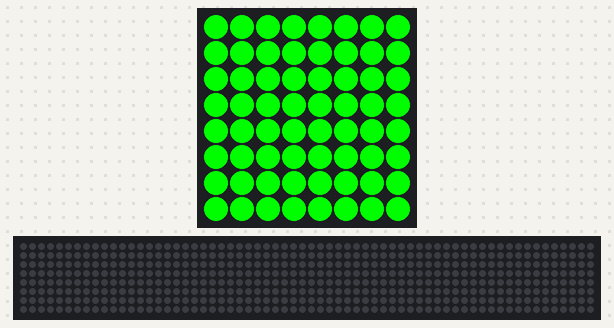
This program was run on a simulated Raspberry Pi (BCM pin numbers) with a Sense HAT. Parts: the Sense HAT's 8×8 RGB LED matrix, a strip that is not on the board, showing the scrolling text unrolled. The 64×8 strip is a reading aid, not a part: it shows the text the matrix is scrolling, unrolled, one strip-width of it at a time. At 6.4 s the program stops and its outputs stay as they are.

Above: at 0.12 s.
At 1.12 s:
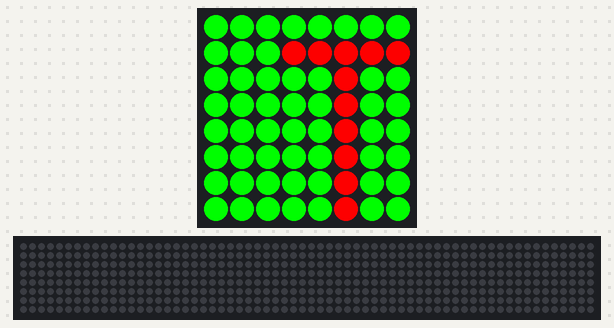
At 2.12 s:
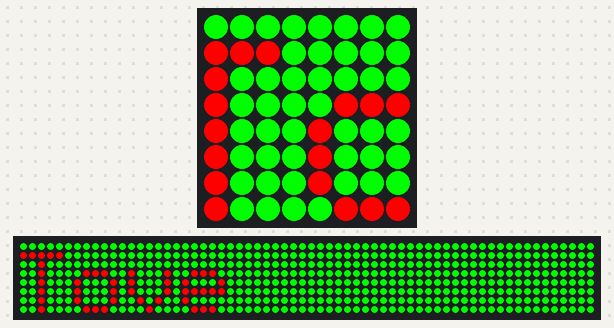
At 3.13 s:
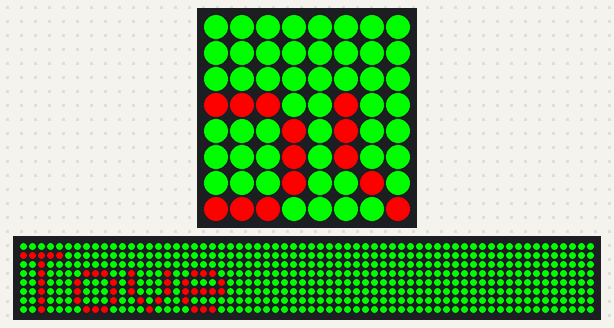
At 4.73 s:
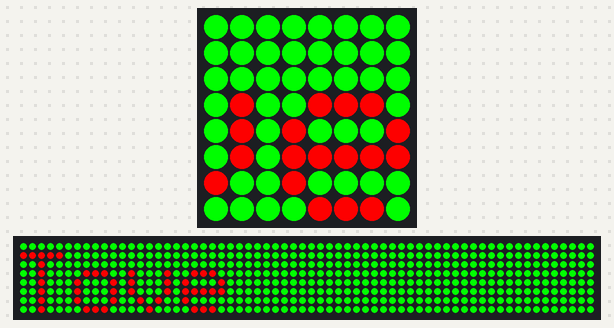
At 6.34 s:
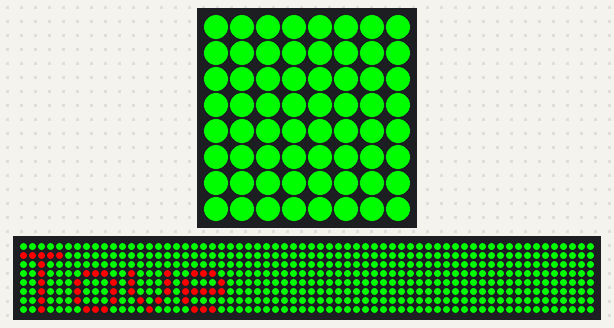

The program:

SenseHat_HelloWorld.py
```python
#! /usr/bin/env python
from sense_hat import SenseHat
sense = SenseHat()
r = 255
g = 0
b = 0
red = (255,0,0)
blue = (0,255,0)

sense.show_message("Tove", text_colour=red, back_colour=blue, scroll_speed=0.2)
sense.clear()
```
